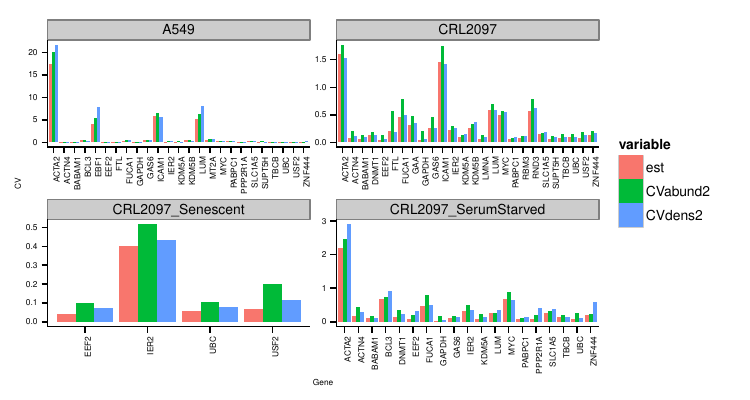

Write R code to recreate this figure.
setwd('~/Dropbox/ExtractedData_131216/')
library(data.table)
library(ggplot2)
library(plyr)
library(boot)

seedFromFile <- read.table('~/Dropbox/densitypaper/densityfigures/seed_marginalhist')
.Random.seed <- t(seedFromFile)

crlDat <- read.delim('alldata_CRL.txt',header=T,stringsAsFactors=F)
crlDat$type <- 'cycling'

ssDat <- read.delim('alldata_SS.txt',header=T,stringsAsFactors=F)
ssDat$type <- 'quiescent'

senDat <- read.delim('alldata_Senescent.txt',header=T,stringsAsFactors=F)
senDat$type <- 'senescent'

a549Dat <- read.delim('alldata_A549.txt',header=T,stringsAsFactors=F)
a549Dat$type <- 'a549'

dat <- rbind(crlDat,ssDat,senDat,a549Dat)

numericcols <- c('volume','area','totalGAPDH','cytoGAPDH','nucGAPDH','nucArea',
                 'nucIntensityTotal','nucIntensityAvg','numCyclin','totalRNA','cytoRNA',
                 'nucRNA','numTxnSites','avgIntron','avgExon','numRnaPerTxnSiteAvgExon');


for (col in numericcols){
  dat[[col]] <- as.numeric(dat[[col]])
}

dat$volume <- dat$volume/1000

boot.nm <- function(mydata,i){
  d <- mydata[i,]
  cytoRNA <- d$cytoRNA
  volume <- d$volume
  fit <- lm(cytoRNA ~ volume, data = d)
  slope <- fit$coeff[[2]]
  int <- fit$coeff[[1]]
  
  out <- (sd(cytoRNA)/mean(cytoRNA))^2 - 
    slope*mean(volume)/(int+slope*mean(volume)) * cov(cytoRNA,volume)/(mean(cytoRNA)*mean(volume))
  
  return(out)
}

boots <- ddply(dat, .(gene,cellType), function(df) {
  results <- boot(data=df, statistic=boot.nm, R=5000)
  est <- mean(results$t)
  orderedResults <- results$t[order(results$t)]
  lower <- orderedResults[125]
  upper <- orderedResults[4875]
  out <- c(est)
  names(out) <- c('est');
  out
})

abundDensTable <- ddply(dat,.(gene,cellType),summarize,
                        CVabund2 = (sd(cytoRNA)/mean(cytoRNA))^2,
                        CVdens2 = (sd(cytoRNA/volume)/mean(cytoRNA/volume))^2)

outTable <- merge(boots,abundDensTable)

meltTable <- melt(outTable,id.var=c('gene','cellType'))

pdf('~/Dropbox/densitypaper/SupplementaryFigures/Noise/CVabund_CVdens_noise_All.pdf',
    width=7.5,height=4)
ggplot(meltTable,aes(x=gene,y=value,fill=variable)) +
  geom_bar(stat='identity',position='dodge') +
  facet_wrap(~cellType, scales='free') +
  theme_classic() +
  xlab('Gene') + ylab('CV') +
  theme(axis.title=element_text(size="6"), axis.text=element_text(size='6')) +
  theme(axis.text.x = element_text(angle = 90, hjust = 1)) 
dev.off()
